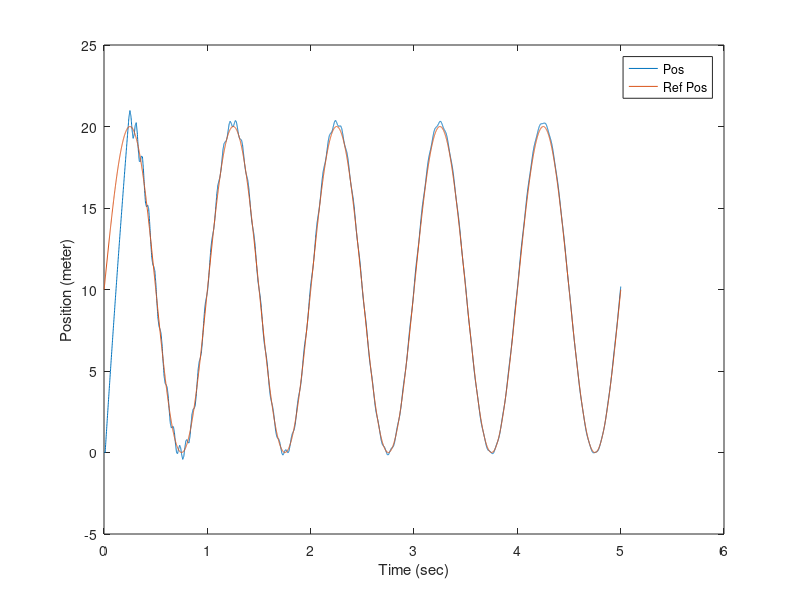
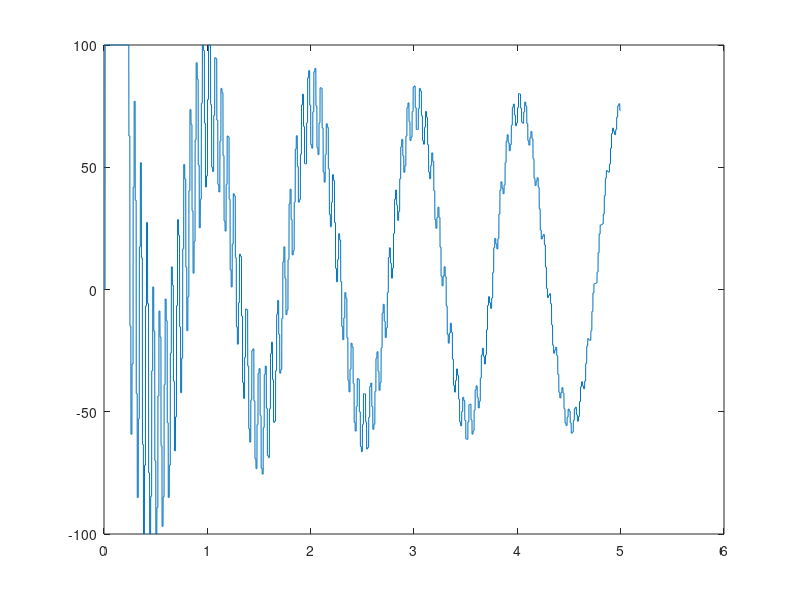

The MATLAB script that drew these images, in order:
%%%%%%%%%%%%%%%%%%%%%%%%%%%%%%%%%%%%%%%%%%%%%%%%%%%%%%%%%%%%%%%%%%%%%%%%%%%
%%%%%%%%%%%%%%%%%%%%%%%%%%%%%%%%%%%%%%%%%%%%%%%%%%%%%%%%%%%%%%%%%%%%%%%%%%%
%% reading data in matlab

clear all;
close all;
clc;

fileID = fopen('ver1MCK.txt','r');
formatSpec = '%f %f %f %f';
sizeA = [4 Inf];
systemResult = fscanf(fileID,formatSpec,sizeA);
systemResult = systemResult';

fclose(fileID);

%% new creation

x = systemResult(:,1);
xRef = systemResult(:,2);
u = systemResult(:,3);
t = systemResult(:,4);

figure
plot(t,x)
hold on
plot(t,xRef)
legend("Pos","Ref Pos")
xlabel("Time (sec)")
ylabel("Position (meter)")

figure
plot(t,u)
